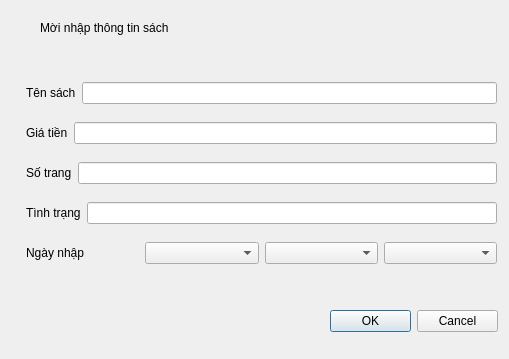
<?xml version="1.0" encoding="UTF-8"?>
<ui version="4.0">
 <class>DialogAddbook</class>
 <widget class="QDialog" name="DialogAddbook">
  <property name="geometry">
   <rect>
    <x>0</x>
    <y>0</y>
    <width>509</width>
    <height>359</height>
   </rect>
  </property>
  <property name="windowTitle">
   <string>Dialog</string>
  </property>
  <widget class="QLabel" name="label_3">
   <property name="geometry">
    <rect>
     <x>40</x>
     <y>20</y>
     <width>371</width>
     <height>16</height>
    </rect>
   </property>
   <property name="text">
    <string>Mời nhập thông tin sách</string>
   </property>
  </widget>
  <widget class="QWidget" name="">
   <property name="geometry">
    <rect>
     <x>26</x>
     <y>70</y>
     <width>471</width>
     <height>211</height>
    </rect>
   </property>
   <layout class="QVBoxLayout" name="verticalLayout">
    <item>
     <layout class="QHBoxLayout" name="horizontalLayout">
      <item>
       <widget class="QLabel" name="label">
        <property name="text">
         <string>Tên sách</string>
        </property>
       </widget>
      </item>
      <item>
       <widget class="QLineEdit" name="lineEdit_bookName"/>
      </item>
     </layout>
    </item>
    <item>
     <layout class="QHBoxLayout" name="horizontalLayout_2">
      <item>
       <widget class="QLabel" name="label_2">
        <property name="text">
         <string>Giá tiền</string>
        </property>
       </widget>
      </item>
      <item>
       <widget class="QLineEdit" name="lineEdit_price"/>
      </item>
     </layout>
    </item>
    <item>
     <layout class="QHBoxLayout" name="horizontalLayout_3">
      <item>
       <widget class="QLabel" name="label_4">
        <property name="text">
         <string>Số trang</string>
        </property>
       </widget>
      </item>
      <item>
       <widget class="QLineEdit" name="lineEdit_numberPage"/>
      </item>
     </layout>
    </item>
    <item>
     <layout class="QHBoxLayout" name="horizontalLayout_4">
      <item>
       <widget class="QLabel" name="label_5">
        <property name="text">
         <string>Tình trạng</string>
        </property>
       </widget>
      </item>
      <item>
       <widget class="QLineEdit" name="lineEdit_status"/>
      </item>
     </layout>
    </item>
    <item>
     <layout class="QHBoxLayout" name="horizontalLayout_5">
      <item>
       <widget class="QLabel" name="label_6">
        <property name="text">
         <string>Ngày nhập</string>
        </property>
       </widget>
      </item>
      <item>
       <widget class="QComboBox" name="comboBox_day"/>
      </item>
      <item>
       <widget class="QComboBox" name="comboBox_month"/>
      </item>
      <item>
       <widget class="QComboBox" name="comboBox_year"/>
      </item>
     </layout>
    </item>
   </layout>
  </widget>
  <widget class="QWidget" name="">
   <property name="geometry">
    <rect>
     <x>330</x>
     <y>310</y>
     <width>168</width>
     <height>23</height>
    </rect>
   </property>
   <layout class="QHBoxLayout" name="horizontalLayout_6">
    <item>
     <widget class="QPushButton" name="pushButton_ok">
      <property name="text">
       <string>OK</string>
      </property>
     </widget>
    </item>
    <item>
     <widget class="QPushButton" name="pushButton_cancel">
      <property name="text">
       <string>Cancel</string>
      </property>
     </widget>
    </item>
   </layout>
  </widget>
 </widget>
 <resources/>
 <connections/>
</ui>
